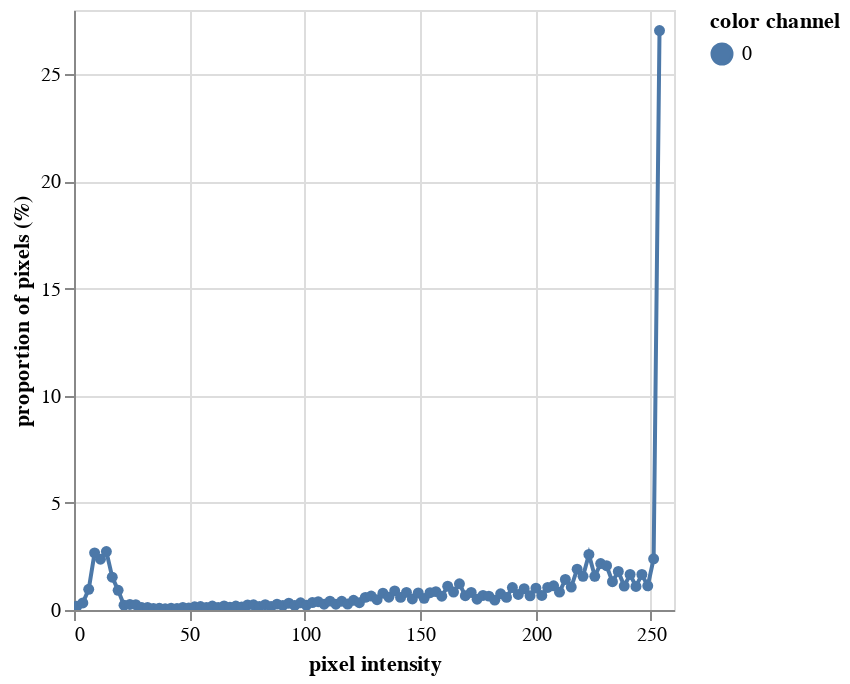

Source (notebook cell):
### Code cell
# There is a plotting method that can be used to examine the
# distribution of signal within an image.
# This will print out the histogram

hist_figure = pcv.visualize.histogram(img=img2)

### Figure 1 — Vega-Lite specification as saved in the notebook (floating-point values rounded to 4 significant figures)
{"config": {"view": {"continuousWidth": 300, "continuousHeight": 300}}, "data": {"name": "data-16d6a1eb5768c92c5337228ba23b7263"}, "mark": {"type": "line", "point": true}, "encoding": {"color": {"field": "color channel", "type": "nominal"}, "tooltip": [{"field": "pixel intensity", "type": "quantitative"}, {"field": "proportion of pixels (%)", "type": "quantitative"}], "x": {"field": "pixel intensity", "type": "quantitative"}, "y": {"field": "proportion of pixels (%)", "type": "quantitative"}}, "params": [{"name": "param_1", "select": {"type": "interval", "encodings": ["x", "y"]}, "bind": "scales"}], "$schema": "https://vega.github.io/schema/vega-lite/v5.20.1.json", "datasets": {"data-16d6a1eb5768c92c5337228ba23b7263": [{"pixel intensity": 1.275, "proportion of pixels (%)": 0.1787, "hist_count": 9018, "color channel": "0"}, {"pixel intensity": 3.825, "proportion of pixels (%)": 0.3312, "hist_count": 16710, "color channel": "0"}, {"pixel intensity": 6.375, "proportion of pixels (%)": 0.9651, "hist_count": 48691, "color channel": "0"}, {"pixel intensity": 8.925, "proportion of pixels (%)": 2.667, "hist_count": 134545, "color channel": "0"}, {"pixel intensity": 11.47, "proportion of pixels (%)": 2.369, "hist_count": 119539, "color channel": "0"}, {"pixel intensity": 14.02, "proportion of pixels (%)": 2.728, "hist_count": 137657, "color channel": "0"}, {"pixel intensity": 16.57, "proportion of pixels (%)": 1.531, "hist_count": 77256, "color channel": "0"}, {"pixel intensity": 19.12, "proportion of pixels (%)": 0.9171, "hist_count": 46273, "color channel": "0"}, {"pixel intensity": 21.67, "proportion of pixels (%)": 0.2222, "hist_count": 11209, "color channel": "0"}, {"pixel intensity": 24.23, "proportion of pixels (%)": 0.2612, "hist_count": 13181, "color channel": "0"}, {"pixel intensity": 26.77, "proportion of pixels (%)": 0.2483, "hist_count": 12528, "color channel": "0"}, {"pixel intensity": 29.32, "proportion of pixels (%)": 0.1162, "hist_count": 5862, "color channel": "0"}, {"pixel intensity": 31.88, "proportion of pixels (%)": 0.1235, "hist_count": 6232, "color channel": "0"}, {"pixel intensity": 34.42, "proportion of pixels (%)": 0.06812, "hist_count": 3437, "color channel": "0"}, {"pixel intensity": 36.97, "proportion of pixels (%)": 0.08784, "hist_count": 4432, "color channel": "0"}, {"pixel intensity": 39.52, "proportion of pixels (%)": 0.05401, "hist_count": 2725, "color channel": "0"}, {"pixel intensity": 42.07, "proportion of pixels (%)": 0.08751, "hist_count": 4415, "color channel": "0"}, {"pixel intensity": 44.62, "proportion of pixels (%)": 0.07214, "hist_count": 3640, "color channel": "0"}, {"pixel intensity": 47.17, "proportion of pixels (%)": 0.1218, "hist_count": 6143, "color channel": "0"}, {"pixel intensity": 49.72, "proportion of pixels (%)": 0.09149, "hist_count": 4616, "color channel": "0"}, {"pixel intensity": 52.27, "proportion of pixels (%)": 0.1508, "hist_count": 7609, "color channel": "0"}, {"pixel intensity": 54.82, "proportion of pixels (%)": 0.1615, "hist_count": 8150, "color channel": "0"}, {"pixel intensity": 57.38, "proportion of pixels (%)": 0.1139, "hist_count": 5746, "color channel": "0"}, {"pixel intensity": 59.92, "proportion of pixels (%)": 0.182, "hist_count": 9183, "color channel": "0"}, {"pixel intensity": 62.47, "proportion of pixels (%)": 0.1223, "hist_count": 6171, "color channel": "0"}, {"pixel intensity": 65.02, "proportion of pixels (%)": 0.1929, "hist_count": 9731, "color channel": "0"}, {"pixel intensity": 67.57, "proportion of pixels (%)": 0.1266, "hist_count": 6389, "color channel": "0"}, {"pixel intensity": 70.12, "proportion of pixels (%)": 0.1843, "hist_count": 9299, "color channel": "0"}, {"pixel intensity": 72.67, "proportion of pixels (%)": 0.1415, "hist_count": 7137, "color channel": "0"}, {"pixel intensity": 75.22, "proportion of pixels (%)": 0.2395, "hist_count": 12082, "color channel": "0"}, {"pixel intensity": 77.78, "proportion of pixels (%)": 0.2409, "hist_count": 12156, "color channel": "0"}, {"pixel intensity": 80.32, "proportion of pixels (%)": 0.169, "hist_count": 8526, "color channel": "0"}, {"pixel intensity": 82.88, "proportion of pixels (%)": 0.2515, "hist_count": 12691, "color channel": "0"}, {"pixel intensity": 85.42, "proportion of pixels (%)": 0.1639, "hist_count": 8270, "color channel": "0"}, {"pixel intensity": 87.97, "proportion of pixels (%)": 0.2742, "hist_count": 13837, "color channel": "0"}, {"pixel intensity": 90.53, "proportion of pixels (%)": 0.2135, "hist_count": 10772, "color channel": "0"}, {"pixel intensity": 93.07, "proportion of pixels (%)": 0.3171, "hist_count": 15999, "color channel": "0"}, {"pixel intensity": 95.62, "proportion of pixels (%)": 0.2138, "hist_count": 10785, "color channel": "0"}, {"pixel intensity": 98.17, "proportion of pixels (%)": 0.3359, "hist_count": 16948, "color channel": "0"}, {"pixel intensity": 100.7, "proportion of pixels (%)": 0.2213, "hist_count": 11165, "color channel": "0"}, {"pixel intensity": 103.3, "proportion of pixels (%)": 0.3486, "hist_count": 17588, "color channel": "0"}, {"pixel intensity": 105.8, "proportion of pixels (%)": 0.3862, "hist_count": 19486, "color channel": "0"}, {"pixel intensity": 108.4, "proportion of pixels (%)": 0.2721, "hist_count": 13730, "color channel": "0"}, {"pixel intensity": 110.9, "proportion of pixels (%)": 0.415, "hist_count": 20936, "color channel": "0"}, {"pixel intensity": 113.5, "proportion of pixels (%)": 0.2709, "hist_count": 13670, "color channel": "0"}, {"pixel intensity": 116.0, "proportion of pixels (%)": 0.4084, "hist_count": 20605, "color channel": "0"}, {"pixel intensity": 118.6, "proportion of pixels (%)": 0.2777, "hist_count": 14013, "color channel": "0"}, {"pixel intensity": 121.1, "proportion of pixels (%)": 0.451, "hist_count": 22753, "color channel": "0"}, {"pixel intensity": 123.7, "proportion of pixels (%)": 0.3384, "hist_count": 17076, "color channel": "0"}, {"pixel intensity": 126.2, "proportion of pixels (%)": 0.5895, "hist_count": 29743, "color channel": "0"}, {"pixel intensity": 128.8, "proportion of pixels (%)": 0.6511, "hist_count": 32850, "color channel": "0"}, {"pixel intensity": 131.3, "proportion of pixels (%)": 0.4805, "hist_count": 24244, "color channel": "0"}, {"pixel intensity": 133.9, "proportion of pixels (%)": 0.7862, "hist_count": 39665, "color channel": "0"}, {"pixel intensity": 136.4, "proportion of pixels (%)": 0.5955, "hist_count": 30045, "color channel": "0"}, {"pixel intensity": 139.0, "proportion of pixels (%)": 0.8889, "hist_count": 44849, "color channel": "0"}, {"pixel intensity": 141.5, "proportion of pixels (%)": 0.5884, "hist_count": 29689, "color channel": "0"}, {"pixel intensity": 144.1, "proportion of pixels (%)": 0.8233, "hist_count": 41540, "color channel": "0"}, {"pixel intensity": 146.6, "proportion of pixels (%)": 0.5133, "hist_count": 25899, "color channel": "0"}, {"pixel intensity": 149.2, "proportion of pixels (%)": 0.7936, "hist_count": 40043, "color channel": "0"}, {"pixel intensity": 151.7, "proportion of pixels (%)": 0.5425, "hist_count": 27372, "color channel": "0"}, {"pixel intensity": 154.3, "proportion of pixels (%)": 0.8065, "hist_count": 40690, "color channel": "0"}, {"pixel intensity": 156.8, "proportion of pixels (%)": 0.8568, "hist_count": 43230, "color channel": "0"}, {"pixel intensity": 159.4, "proportion of pixels (%)": 0.6442, "hist_count": 32504, "color channel": "0"}, {"pixel intensity": 161.9, "proportion of pixels (%)": 1.109, "hist_count": 55973, "color channel": "0"}, {"pixel intensity": 164.5, "proportion of pixels (%)": 0.8389, "hist_count": 42328, "color channel": "0"}, {"pixel intensity": 167.0, "proportion of pixels (%)": 1.222, "hist_count": 61673, "color channel": "0"}, {"pixel intensity": 169.6, "proportion of pixels (%)": 0.6681, "hist_count": 33710, "color channel": "0"}, {"pixel intensity": 172.1, "proportion of pixels (%)": 0.8172, "hist_count": 41231, "color channel": "0"}, {"pixel intensity": 174.7, "proportion of pixels (%)": 0.5024, "hist_count": 25350, "color channel": "0"}, {"pixel intensity": 177.2, "proportion of pixels (%)": 0.6792, "hist_count": 34268, "color channel": "0"}, {"pixel intensity": 179.8, "proportion of pixels (%)": 0.6476, "hist_count": 32673, "color channel": "0"}, {"pixel intensity": 182.3, "proportion of pixels (%)": 0.4599, "hist_count": 23204, "color channel": "0"}, {"pixel intensity": 184.9, "proportion of pixels (%)": 0.7572, "hist_count": 38206, "color channel": "0"}, {"pixel intensity": 187.4, "proportion of pixels (%)": 0.5891, "hist_count": 29721, "color channel": "0"}, {"pixel intensity": 190.0, "proportion of pixels (%)": 1.047, "hist_count": 52840, "color channel": "0"}, {"pixel intensity": 192.5, "proportion of pixels (%)": 0.7256, "hist_count": 36609, "color channel": "0"}, {"pixel intensity": 195.1, "proportion of pixels (%)": 0.9937, "hist_count": 50134, "color channel": "0"}, {"pixel intensity": 197.6, "proportion of pixels (%)": 0.6624, "hist_count": 33420, "color channel": "0"}, {"pixel intensity": 200.2, "proportion of pixels (%)": 1.022, "hist_count": 51543, "color channel": "0"}, {"pixel intensity": 202.7, "proportion of pixels (%)": 0.6775, "hist_count": 34183, "color channel": "0"}, {"pixel intensity": 205.3, "proportion of pixels (%)": 1.052, "hist_count": 53064, "color channel": "0"}, {"pixel intensity": 207.8, "proportion of pixels (%)": 1.131, "hist_count": 57071, "color channel": "0"}, {"pixel intensity": 210.4, "proportion of pixels (%)": 0.8333, "hist_count": 42043, "color channel": "0"}, {"pixel intensity": 212.9, "proportion of pixels (%)": 1.424, "hist_count": 71855, "color channel": "0"}, {"pixel intensity": 215.5, "proportion of pixels (%)": 1.071, "hist_count": 54022, "color channel": "0"}, {"pixel intensity": 218.0, "proportion of pixels (%)": 1.907, "hist_count": 96215, "color channel": "0"}, {"pixel intensity": 220.6, "proportion of pixels (%)": 1.573, "hist_count": 79343, "color channel": "0"}, {"pixel intensity": 223.1, "proportion of pixels (%)": 2.591, "hist_count": 130721, "color channel": "0"}, {"pixel intensity": 225.7, "proportion of pixels (%)": 1.574, "hist_count": 79434, "color channel": "0"}, {"pixel intensity": 228.2, "proportion of pixels (%)": 2.165, "hist_count": 109257, "color channel": "0"}, {"pixel intensity": 230.8, "proportion of pixels (%)": 2.067, "hist_count": 104289, "color channel": "0"}, {"pixel intensity": 233.3, "proportion of pixels (%)": 1.319, "hist_count": 66573, "color channel": "0"}, {"pixel intensity": 235.9, "proportion of pixels (%)": 1.799, "hist_count": 90763, "color channel": "0"}, {"pixel intensity": 238.4, "proportion of pixels (%)": 1.115, "hist_count": 56236, "color channel": "0"}, {"pixel intensity": 241.0, "proportion of pixels (%)": 1.657, "hist_count": 83607, "color channel": "0"}, {"pixel intensity": 243.5, "proportion of pixels (%)": 1.101, "hist_count": 55568, "color channel": "0"}, {"pixel intensity": 246.1, "proportion of pixels (%)": 1.657, "hist_count": 83616, "color channel": "0"}, {"pixel intensity": 248.6, "proportion of pixels (%)": 1.127, "hist_count": 56844, "color channel": "0"}, {"pixel intensity": 251.2, "proportion of pixels (%)": 2.391, "hist_count": 120647, "color channel": "0"}, {"pixel intensity": 253.7, "proportion of pixels (%)": 27.04, "hist_count": 1364215, "color channel": "0"}]}}
